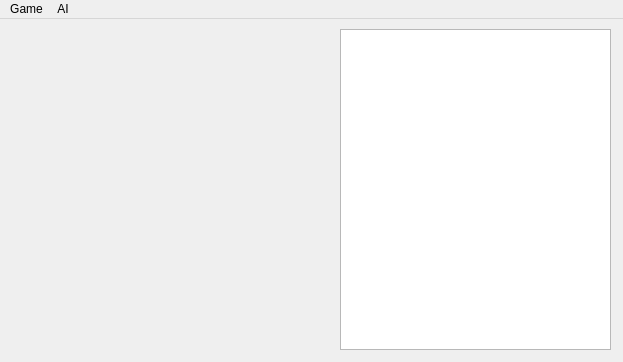
<?xml version="1.0" encoding="UTF-8"?>
<ui version="4.0">
 <class>MainWindow</class>
 <widget class="QMainWindow" name="MainWindow">
  <property name="geometry">
   <rect>
    <x>0</x>
    <y>0</y>
    <width>623</width>
    <height>362</height>
   </rect>
  </property>
  <property name="sizePolicy">
   <sizepolicy hsizetype="Fixed" vsizetype="Preferred">
    <horstretch>0</horstretch>
    <verstretch>0</verstretch>
   </sizepolicy>
  </property>
  <property name="windowTitle">
   <string>Automatic Test Application</string>
  </property>
  <widget class="QWidget" name="centralwidget">
   <widget class="GameWidget" name="widget" native="true">
    <property name="geometry">
     <rect>
      <x>10</x>
      <y>10</y>
      <width>320</width>
      <height>320</height>
     </rect>
    </property>
    <property name="sizePolicy">
     <sizepolicy hsizetype="Fixed" vsizetype="Preferred">
      <horstretch>0</horstretch>
      <verstretch>0</verstretch>
     </sizepolicy>
    </property>
   </widget>
   <widget class="QListWidget" name="listWidget">
    <property name="geometry">
     <rect>
      <x>340</x>
      <y>10</y>
      <width>271</width>
      <height>321</height>
     </rect>
    </property>
    <property name="sizePolicy">
     <sizepolicy hsizetype="Maximum" vsizetype="Fixed">
      <horstretch>0</horstretch>
      <verstretch>0</verstretch>
     </sizepolicy>
    </property>
   </widget>
  </widget>
  <widget class="QMenuBar" name="menuBar">
   <property name="geometry">
    <rect>
     <x>0</x>
     <y>0</y>
     <width>623</width>
     <height>21</height>
    </rect>
   </property>
   <widget class="QMenu" name="menuGame">
    <property name="title">
     <string>Game</string>
    </property>
   </widget>
   <widget class="QMenu" name="menuAI">
    <property name="title">
     <string>AI</string>
    </property>
   </widget>
   <addaction name="menuGame"/>
   <addaction name="menuAI"/>
  </widget>
 </widget>
 <customwidgets>
  <customwidget>
   <class>GameWidget</class>
   <extends>QWidget</extends>
   <header>GameWidget.h</header>
   <container>1</container>
  </customwidget>
 </customwidgets>
 <resources/>
 <connections/>
</ui>
